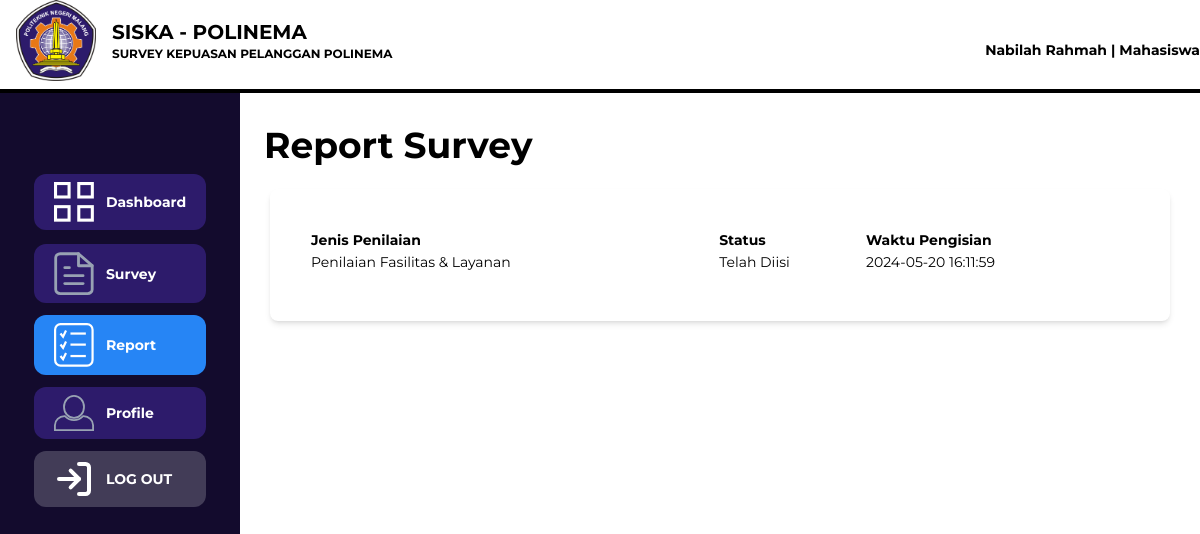
The page /mahasiswa/reportMahasiswa.php (signed in) on the database its author committed.
### tables this page shows
CREATE TABLE `t_responden_mhs` (
  `id_responden_mhs` int(11) NOT NULL,
  `id_survey` int(11) DEFAULT NULL,
  `responden_tanggal` datetime DEFAULT NULL,
  `responden_nim` varchar(20) DEFAULT NULL,
  `responden_nama` varchar(50) DEFAULT NULL,
  `responden_prodi` varchar(100) DEFAULT NULL,
  `responden_email` varchar(100) DEFAULT NULL,
  `responden_hp` varchar(20) DEFAULT NULL,
  `tahun_masuk` year(4) DEFAULT NULL,
  `saran` varchar(255) NOT NULL,
  `id_kategori` int(11) DEFAULT NULL
);

CREATE TABLE `m_kategori` (
  `id_kategori` int(11) NOT NULL,
  `kategori_nama` varchar(255) DEFAULT NULL
);

### mahasiswa/reportMahasiswa.php (the view, shortened to what this page needs)
<?php
$servername = "localhost";
$username_db = "root";
$password_db = "";
$database = "projekakhir";
$conn = new mysqli($servername, $username_db, $password_db, $database);
$sql = "SELECT * FROM t_responden_mhs r INNER JOIN m_kategori k ON r.id_kategori = k.id_kategori WHERE responden_nama = '" . $_SESSION['nama']."';";
$result = $conn->query($sql);
?>
<!DOCTYPE html>
<html lang="en">
<head>
    <script src="https://cdn.tailwindcss.com"></script>
</head>
<body>
    <div class="grid grid-cols-2">
        <div class="left relative">
            <div class="flex items-center gap-4 mb-2 ps-4">
                <img src="../aset/lambang-polinema1.png" class="w-20" />
                <div>
                    <h1 class="font-bold text-xl">SISKA - POLINEMA</h1>
                    <p class="text-xs font-bold">SURVEY KEPUASAN PELANGGAN POLINEMA</p>
                </div>
            </div>
        </div>
        <div class="text-sm text-end mt-10">
        <h1><b><?= $_SESSION['nama'] ?> | <?= $_SESSION['user_type'] ?></b></h1>
        </div>
    </div>
    <hr class="border-2 border-black" />
    <div class="grid grid-cols-5 h-screen">
        <div class="left bg-[#130B2d] py-20 relative">
            <ul class="grid grid-rows-3 gap-3 text-center text-sm items-center justify-center">
                <li class="px-5 py-2 bg-[#2D1B6B] font-bold text-white rounded-xl">
                    <a class="flex items-center gap-3" href="dashboardMahasiswa.php"><img src="../aset/dashSym.svg" class="w-10" /><span>Dashboard</span></a>
                </li>
                <li class="px-5 py-2 bg-[#2D1B6B] font-bold text-white rounded-xl">
                    <a class="flex items-center gap-3" href="surveyMahasiswa.php"><img src="../aset/surveySym.svg" class="w-10" /><span>Survey</span></a>
                </li>
                <li class="px-5 py-2 bg-[#2685F5] font-bold text-white rounded-xl">
                    <a class="flex items-center gap-3" href="reportMahasiswa.php"><img src="../aset/ReportSym.svg" class="w-10" /><span>Report</span></a>
                </li>
                <li class="px-5 py-2 bg-[#2D1B6B] font-bold text-white rounded-xl">
                    <a class="flex items-center gap-3" href="profileMahasiswa.php"><img src="../aset/profileSym.svg" class="w-10" /><span>Profile</span></a>
                </li>
                <li class="px-5 py-2 bg-[#423C57] font-bold text-white rounded-xl">
                    <a class="flex items-center gap-3" href="../logout.php"><img src="../aset/Logout.svg" class="w-10" /><span>LOG OUT</span></a>
            </ul>
        </div>
        <div class="col-span-4">
            <h1 class="text-4xl font-bold mb-6 mt-8 px-6">Report Survey</h1>
            <div class="w-[900px] mx-auto bg-white p-10 rounded-lg shadow-md  mt-4">
        <div>
            <table class="border-collapse table-auto w-full text-sm mb-2">
                <thead>
                    <tr>
                        <th class="text-left">Jenis Penilaian</th>
                        <th class="text-left">Status</th>
                        <th class="text-left">Waktu Pengisian</th>
                    </tr>
                </thead>
                <tbody>
                    <?php
                    if ($result->num_rows > 0) {
                        while ($row = $result->fetch_assoc()) {
                            ?>
                    <tr>
                        <td class=""><?= $row['kategori_nama']; ?></td>
                        <td class=""><?= ($row['responden_nama']) ? "Telah Diisi" : "Belum Terisi"; ?></td>
                        <td class=""><?= $row['responden_tanggal']; ?></td>
                    </tr>
                    <?php
                        }
                    }
                    ?>
                    </tbody>
            </table>
        </div>
            </div>
    </div>
</body>
</html>

### mahasiswa/reportMahasiswa.php (style rules this page uses)
body { font-family: "Montserrat"; font-style: normal; font-weight: 400; }

### rows shown on the page
t_responden_mhs: id_kategori.kategori_nama "Penilaian Fasilitas & Layanan", responden_nama "Telah Diisi", responden_tanggal "2024-05-20 16:11:59"

### other values the page prints
$_SESSION['nama'] "Nabilah Rahmah"
$_SESSION['user_type'] "Mahasiswa"
